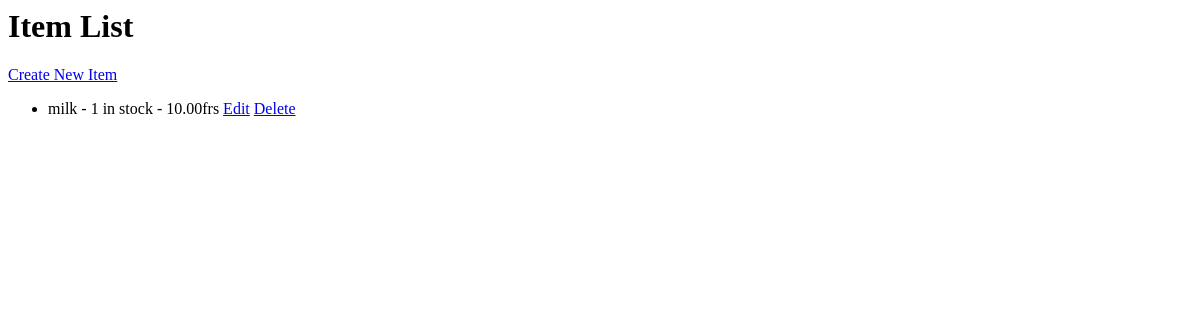
The app's page / (signed in), older data.
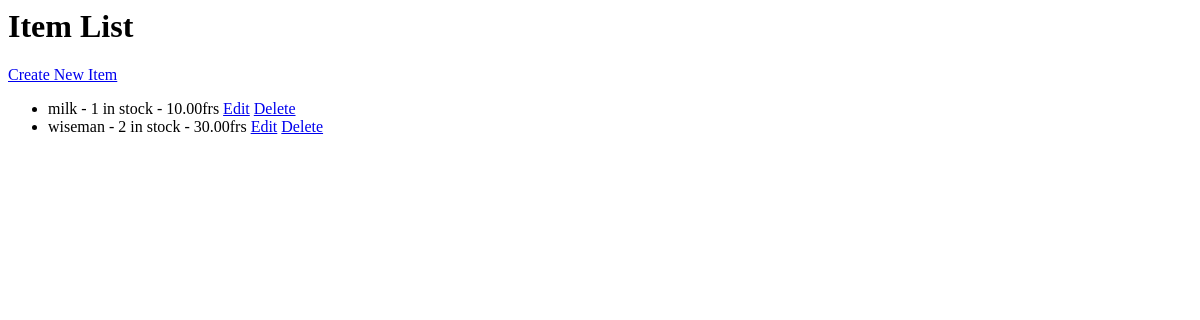
The same page, newer data.
### inventory/models.py (models this page shows, shortened)
class Item(models.Model):
    name = models.CharField(max_length=100)
    description = models.TextField(blank=True, null=True)
    quantity = models.PositiveIntegerField()
    price = models.DecimalField(max_digits=10, decimal_places=2)

### inventory/views.py (the view)
# urls.py: path('', views.item_list, name='item_list'),
@login_required
def item_list(request):
    items = Item.objects.all()
    return render(request, 'inventory/item_list.html', {'items': items})

### inventory/templates/inventory/item_list.html
<h1>Item List</h1>
<a href="{% url 'item_create' %}">Create New Item</a>
<ul>
    {% for item in items %}
    <li>
        {{ item.name }} - {{ item.quantity }} in stock - {{ item.price }}frs
        <a href="{% url 'item_update' item.pk %}">Edit</a>
        <a href="{% url 'item_delete' item.pk %}">Delete</a>
    </li>
    {% endfor %}
</ul>

Row changes from the older to the newer data that the page shows:
added Item: name "wiseman", quantity "2", price "30.00"
